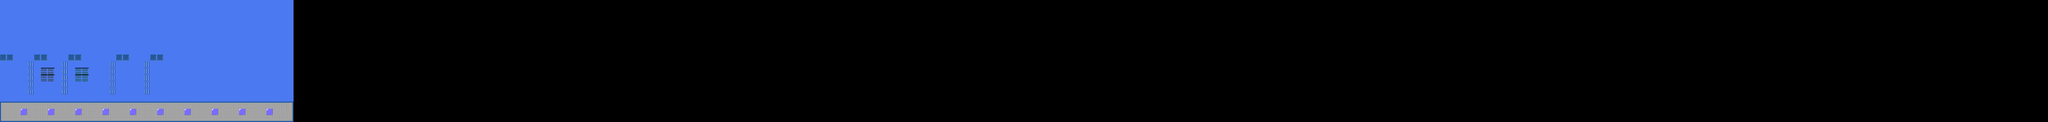

A level layout from a 2D game, rendered from its tile map. Below: a short description, then the map file with tile-grid data replaced by summaries:
An orthogonal 300x18 tile map with 50x50 px tiles, 1 tile layer (Capa de patrones 1).

<map version="1.4" tiledversion="1.4.2" orientation="orthogonal" renderorder="right-down" width="300" height="18" tilewidth="50" tileheight="50" infinite="0" nextlayerid="2" nextobjectid="1">
 <tileset firstgid="1" source="Tileset.tsx" />
 <layer id="1" name="Capa de patrones 1" width="300" height="18">
  <data>[5400 cells, 774 non-empty, 15 distinct tile ids]</data>
 </layer>
</map>
